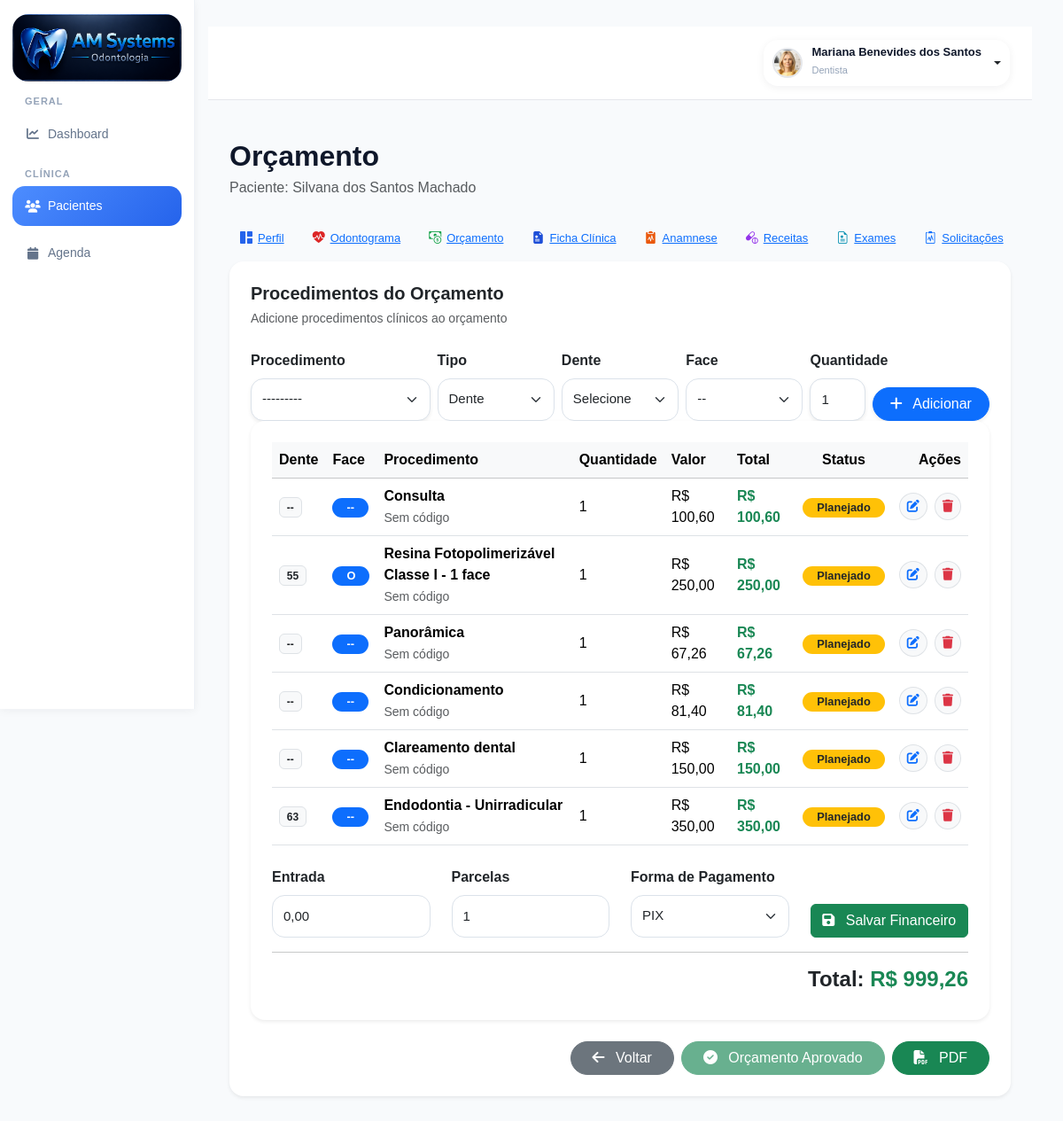
The app's page /pacientes/18/orcamento/ (signed in), older data.
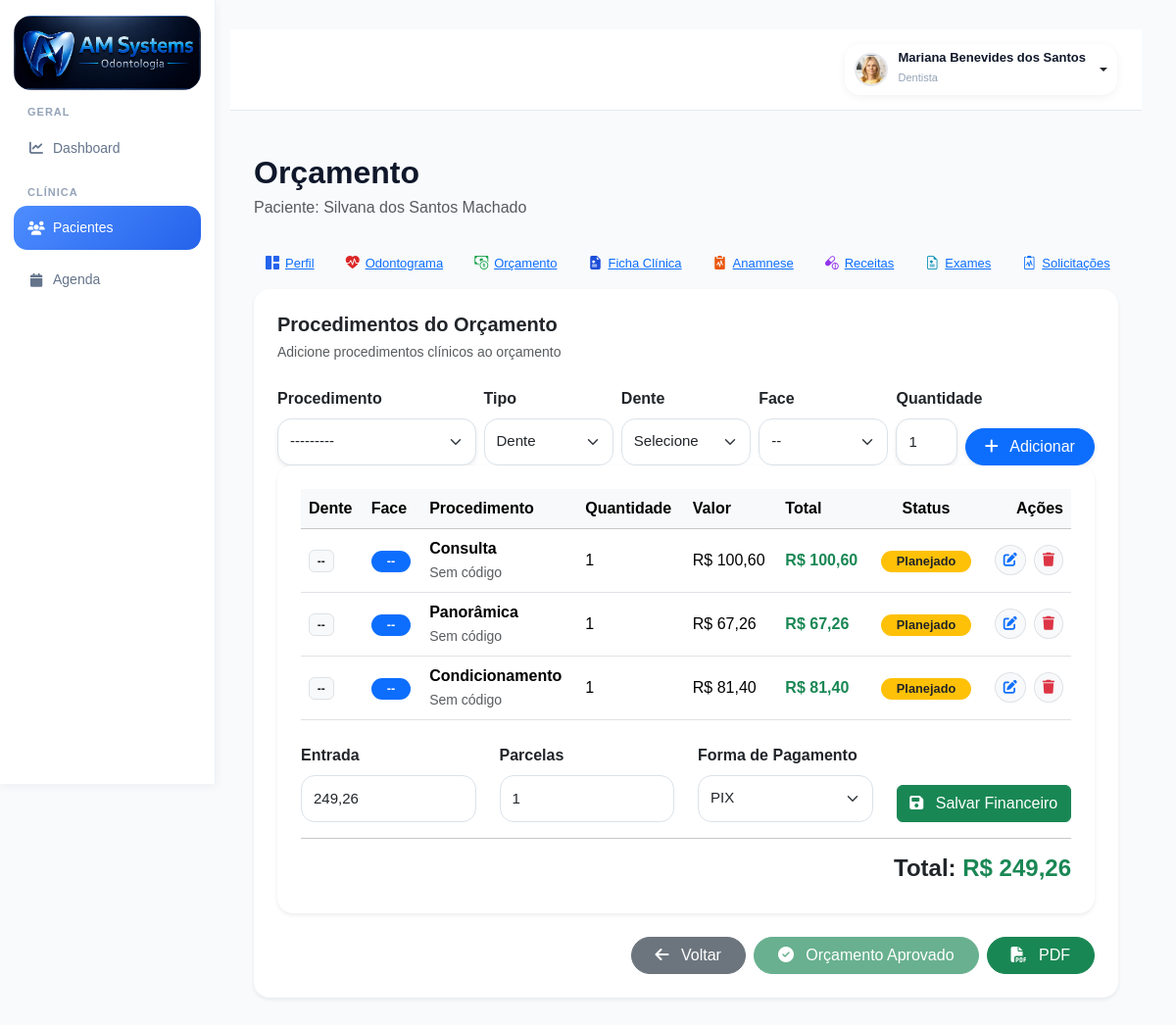
The same page, newer data.
### accounts/models.py (models this page shows, shortened)
class ItemOrcamento(models.Model):
    STATUS_CHOICES = (
        ('existente', 'Existente'),
        ('planejado', 'Planejado'),
        ('andamento', 'Em Andamento'),
        ('realizado', 'Realizado'),
        ('cancelado', 'Cancelado'),
    )
    orcamento = models.ForeignKey(
        Orcamento,
        on_delete=models.CASCADE,
        related_name='itens'
    )
    procedimento = models.ForeignKey(
        Procedimento,
        on_delete=models.SET_NULL,
        null=True
    )
    tipo_local = models.CharField(
        max_length=20,
        choices=TIPO_LOCAL,
        default='dente'
    )
    dente = models.CharField(
        max_length=10,
        blank=True,
        null=True
    )
    face = models.CharField(
        max_length=10,
        blank=True,
        null=True
    )
    posicao_icone = models.CharField(
        max_length=20,
        blank=True,
        null=True,
        choices=Procedimento.POSICOES
    )
    hemi_arcada = models.CharField(
        max_length=20,
        choices=HEMI_CHOICES,
        blank=True,
        null=True
    )
    quantidade = models.IntegerField(
        default=1
    )
    valor_unitario = models.DecimalField(
        max_digits=10,
        decimal_places=2,
        default=0
    )
    status = models.CharField(
        max_length=20,
        choices=STATUS_CHOICES,
        default='planejado'
    )
    @property
    def total(self):
        return self.quantidade * self.valor_unitario

class Procedimento(models.Model):
    CATEGORIAS = [
        ('diagnostico', 'Diagnóstico'),
        ('dentistica', 'Dentística'),
        ('endodontia', 'Endodontia'),
        ('periodontia', 'Periodontia'),
        ('cirurgia', 'Cirurgia'),
        ('protese', 'Prótese'),
        ('implantodontia', 'Implantodontia'),
        ('ortodontia', 'Ortodontia'),
        ('geral', 'Geral')
    ]
    TIPOS = [
        ('dente', 'Por Dente'),
        ('hemiarcada', 'Hemi-Arcada'),
        ('geral', 'Geral'),
        ('cirurgia', 'Cirurgia')
    ]
    POSICOES = [
        ('coroa', 'Coroa'),
        ('raiz', 'Raiz'),
        ('oclusal', 'Oclusal'),
        ('vestibular', 'Vestibular'),
        ('lingual', 'Lingual'),
        ('centro', 'Centro')
    ]
    STATUS = [
        ('realizar', 'A Realizar'),
        ('andamento', 'Em Andamento'),
        ('realizado', 'Realizado'),
        ('cancelado', 'Cancelado'),
        ('reavaliar', 'Reavaliar')
    ]
    nome = models.CharField(
        max_length=255
    )
    categoria = models.CharField(
        max_length=100,
        choices=CATEGORIAS,
        default='geral'
    )
    tipo = models.CharField(
        max_length=50,
        choices=TIPOS,
        default='dente'
    )
    status = models.CharField(
        max_length=30,
        choices=STATUS,
        default='realizar'
    )
    icone = models.CharField(
        max_length=100,
        blank=True,
        null=True
    )
    arquivo_icone = models.CharField(
        max_length=255,
        blank=True,
        null=True
    )
    posicao_icone = models.CharField(
        max_length=30,
        choices=POSICOES,
        default='centro'
    )
    valor_particular = models.DecimalField(
        max_digits=10,
        decimal_places=2,
        default=0
    )
    valor_convenio = models.DecimalField(
        max_digits=10,
        decimal_places=2,
        default=0
    )
    tempo_estimado = models.IntegerField(
        default=60,
        help_text='Tempo em minutos'
    )
    custo_clinico = models.DecimalField(
        max_digits=10,
        decimal_places=2,
        default=0
    )
    ativo = models.BooleanField(
        default=True
    )
    ordem = models.IntegerField(
        default=0
    )
    criado_em = models.DateTimeField(
        auto_now_add=True
    )
    class Meta:
        ordering = ['categoria', 'ordem', 'nome']
        verbose_name = 'Procedimento'
        verbose_name_plural = 'Procedimentos'
    def __str__(self):
        return self.nome

class Orcamento(models.Model):
    paciente = models.ForeignKey(
        Paciente,
        on_delete=models.CASCADE,
        related_name='orcamentos'
    )
    tratamento = models.ForeignKey(
        Tratamento,
        on_delete=models.CASCADE,
        related_name='orcamentos',
        null=True,
        blank=True
    )
    STATUS_CHOICES = (
        ('rascunho', 'Rascunho'),
        ('aprovado', 'Aprovado'),
        ('em_execucao', 'Em Execução'),
        ('finalizado', 'Finalizado'),
        ('cancelado', 'Cancelado'),
    )
    status = models.CharField(
        max_length=20,
        choices=STATUS_CHOICES,
        default='rascunho'
    )
    desconto = models.DecimalField(
        max_digits=10,
        decimal_places=2,
        default=0
    )
    entrada = models.DecimalField(
        max_digits=10,
        decimal_places=2,
        default=0
    )
    parcelas = models.IntegerField(
        default=1
    )
    FORMA_PAGAMENTO = (
        ('dinheiro', 'Dinheiro'),
        ('pix', 'PIX'),
        ('debito', 'Cartão Débito'),
        ('credito', 'Cartão Crédito'),
        ('boleto', 'Boleto'),
    )
    forma_pagamento = models.CharField(
        max_length=20,
        choices=FORMA_PAGAMENTO,
        default='pix'
    )
    observacoes = models.TextField(
        blank=True,
        null=True
    )
    criado_em = models.DateTimeField(
        auto_now_add=True
    )
    @property
    def total(self):
        total = sum(
            item.total
            for item in self.itens.all()
        )
        return total - self.desconto

### accounts/views.py (the view, shortened to what this page needs)
@login_required(login_url='/')
def orcamento(request, id):
    paciente = get_object_or_404(
        Paciente,
        id=id
    )
    orcamento = (
        Orcamento.objects
        .filter(paciente=paciente)
        .order_by("-id")
        .first()
    )
    item_form = ItemOrcamentoForm()
    context = {
        'paciente': paciente,
        'orcamento': orcamento,
        'item_form': item_form,
    }
    return render(
        request,
        'accounts/orcamento.html',
        context
    )

### accounts/forms.py
class ItemOrcamentoForm(forms.ModelForm):
    class Meta:
        model = ItemOrcamento
        fields = [
            'procedimento',
            'quantidade'
        ]
        widgets = {
            'procedimento': forms.Select(
                attrs={
                    'class': 'form-select rounded-3 shadow-sm'
                }
            ),
            'quantidade': forms.NumberInput(
                attrs={
                    'class': 'form-control rounded-3 shadow-sm',
                    'min': 1
                }
            )
        }

### accounts/templates/accounts/orcamento.html (shortened to what the changed rows need)
{% extends 'accounts/base.html' %}
{% block content %}
<div class="container-fluid p-4">
    <div class="d-flex justify-content-between align-items-center mb-4">
        <div>
            <h2 class="fw-bold mb-1">
                Orçamento
            </h2>
        </div>
    </div>
    <div class="card border-0 shadow-sm rounded-4 mb-4">
        <div class="card-body p-4">
<form method="POST">
    <div class="card border-0 shadow-sm rounded-4">
        <div class="card-body p-4">
            <table class="table align-middle">
                <thead class="table-light">
                    <tr>
                        <th>Dente</th>
                        <th>Face</th>
                        <th>Procedimento</th>
                        <th>Quantidade</th>
                        <th>Valor</th>
                        <th>Total</th>
                        <th class="text-center">Status</th>
                        <th class="text-end">Ações</th>
                    </tr>
                </thead>
                <tbody>
                    {% for item in orcamento.itens.all %}
                    <tr>
                        <td>
                            <span class="badge bg-light text-dark border">
                                {{ item.dente|default:"--" }}
                            </span>
                        </td>
                        <td>
                            <span class="badge bg-primary rounded-pill px-3">
                                {{ item.face|default:"--" }}
                            </span>
                        </td>
                        <td>
                            <div class="fw-semibold">
                                {{ item.procedimento.nome }}
                            </div>
                            <small class="text-muted">
                                {{ item.procedimento.codigo|default:"Sem código" }}
                            </small>
                        </td>
                        <td>
                            {{ item.quantidade }}
                        </td>
                        <td>
                            R$ {{ item.valor_unitario }}
                        </td>
                        <td>
                            <span class="fw-bold text-success">
                                R$ {{ item.total }}
                            </span>
                        </td>
                        <td class="text-center">
                            <span class="badge bg-warning text-dark rounded-pill px-3">
                                Planejado
                            </span>
                        </td>
<td class="text-end">
    <div class="d-flex justify-content-end gap-2">
        <a href="{% url 'editar_item_orcamento' item.id %}"
           class="btn btn-sm btn-light border rounded-circle"
           title="Editar">
            <i class="fas fa-edit text-primary"></i>
        </a>
        <a href="{% url 'excluir_item_orcamento' item.id %}"
           class="btn btn-sm btn-light border rounded-circle"
           title="Excluir">
            <i class="fas fa-trash text-danger"></i>
        </a>
    </div>
</td>
</tr>
{% empty %}
<tr>
    <td colspan="8" class="text-center text-muted py-4">
        Nenhum item adicionado.
    </td>
</tr>
{% endfor %}
</tbody>
</table>
<div class="row mt-4">
    <div class="col-md-3">
        <label class="form-label fw-semibold">
            Entrada
        </label>
        <input
            type="text"
            name="entrada"
            class="form-control"
            value="{{ orcamento.entrada }}">
    </div>
    <div class="col-md-3">
        <label class="form-label fw-semibold">
            Parcelas
        </label>
        <input
            type="number"
            min="1"
            name="parcelas"
            class="form-control"
            value="{{ orcamento.parcelas|default:1 }}"
        >
    </div>
    <div class="col-md-3">
        <label class="form-label fw-semibold">
            Forma de Pagamento
        </label>
        <select
            name="forma_pagamento"
            class="form-select">
            <option value="pix"
                {% if orcamento.forma_pagamento == 'pix' %}
                selected
                {% endif %}>
                PIX
            </option>
        </select>
    </div>
</div>
<div class="text-end">
    <h4 class="fw-bold">
        Total:
        <span class="text-success">
            R$ {{ orcamento.total }}
        </span>
    </h4>
</div>
</div>
</div>
</form>
{% endblock %}

Row changes from the older to the newer data that the page shows:
no longer on this page (row unchanged): ItemOrcamento: dente "55", face "O", procedimento.nome "Resina Fotopolimerizável Classe I - 1 face", procedimento.codigo "Sem código", quantidade "1", valor_unitario "250,00", total "250,00"
no longer on this page (row unchanged): ItemOrcamento: dente "--", face "--", procedimento.nome "Clareamento dental", procedimento.codigo "Sem código", quantidade "1", valor_unitario "150,00", total "150,00"
no longer on this page (row unchanged): ItemOrcamento: dente "63", face "--", procedimento.nome "Endodontia - Unirradicular", procedimento.codigo "Sem código", quantidade "1", valor_unitario "350,00", total "350,00"
no longer on this page (row unchanged): Orcamento: entrada "0,00", parcelas "1", forma_pagamento "PIX", total "999,26"
added Orcamento: entrada "249,26", parcelas "1", forma_pagamento "PIX", total "249,26"
